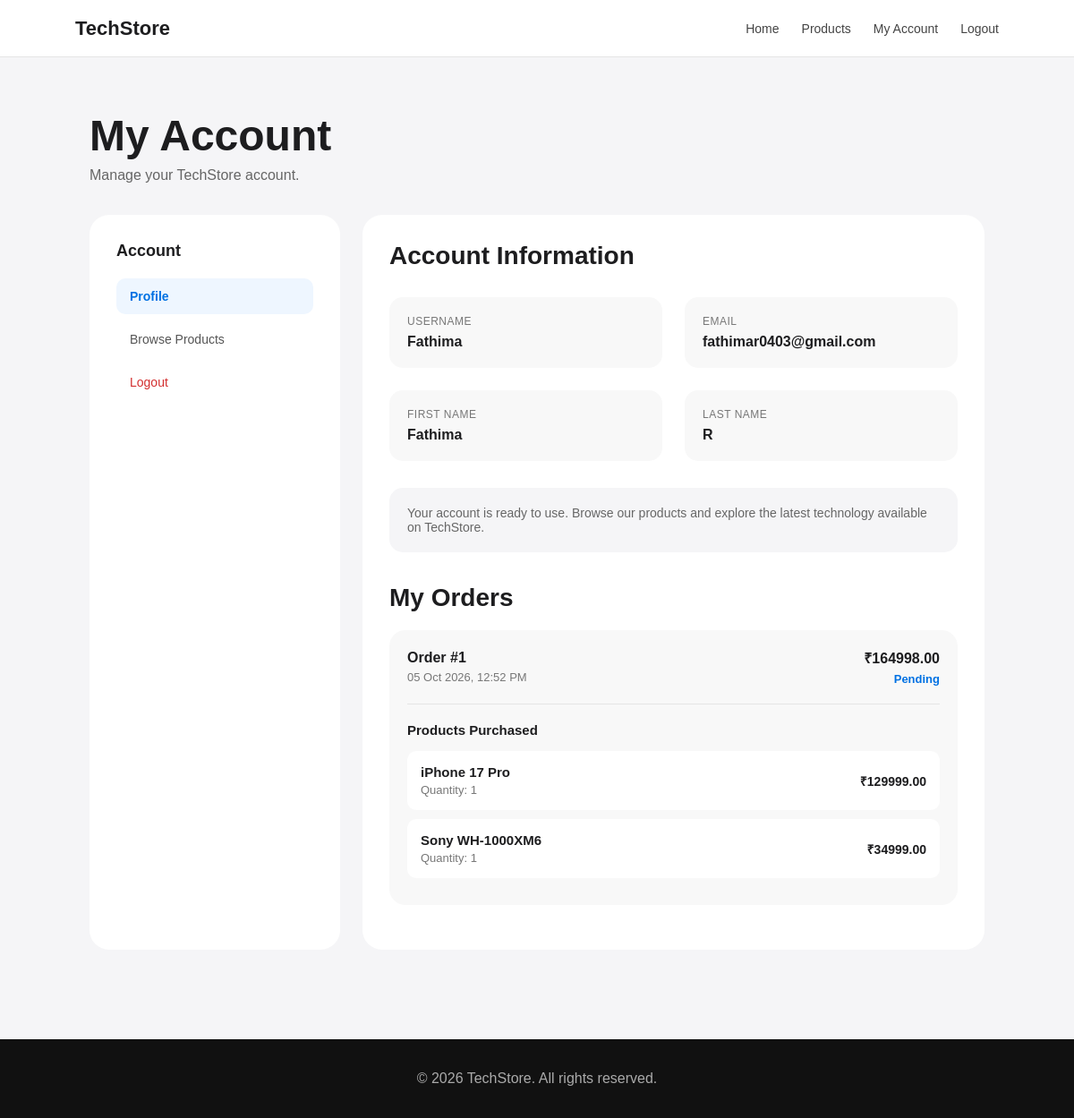
Page /profile/ (signed in) on the committed database.
### store/models.py (models this page shows, shortened)
class Order(models.Model):
    user = models.ForeignKey(User,on_delete=models.CASCADE)
    total_amount = models.DecimalField(max_digits=10,decimal_places=2)
    created_at = models.DateTimeField(auto_now_add=True)
    status = models.CharField(max_length=20,default='Pending')

class OrderItem(models.Model):
    order = models.ForeignKey(Order,on_delete=models.CASCADE,related_name='items')
    product = models.ForeignKey(Product,on_delete=models.CASCADE)
    quantity = models.PositiveIntegerField(default=1)
    price = models.DecimalField(max_digits=10,decimal_places=2)

class Product(models.Model):
    name = models.CharField(max_length=200)
    description = models.TextField()
    price = models.DecimalField(max_digits=10, decimal_places=2)
    image = models.ImageField(upload_to='products/')
    category = models.ForeignKey(Category,on_delete=models.CASCADE,related_name='products' )
    is_active = models.BooleanField(default=True)
    is_featured = models.BooleanField(default=False)
    created_at = models.DateTimeField(auto_now_add=True)

### store/views.py (the view)
# urls.py: path('profile/', views.profile_view, name='profile'),
@login_required
def profile_view(request):
    orders = Order.objects.filter(user=request.user).order_by('-created_at')
    return render(request,'profile.html',{'orders': orders})

### store/templates/profile.html (shortened to what this page needs)
<!DOCTYPE html>
<html>
<head>
</head>
<body>
<header class="navbar">
    <div class="logo">
        TechStore
    </div>
    <nav>
        <a href="{% url 'home' %}">
            Home
        </a>
        <a href="{% url 'products' %}">
            Products
        </a>
        <a href="{% url 'profile' %}">
            My Account
        </a>
        <a href="{% url 'logout' %}">
            Logout
        </a>
    </nav>
</header>
<main class="profile-section">
    <div class="page-title">
        <h1>
            My Account
        </h1>
        <p>
            Manage your TechStore account.
        </p>
    </div>
    <div class="profile-grid">
        <aside class="profile-menu">
            <h3>
                Account
            </h3>
            <a href="{% url 'profile' %}" class="menu-item active">
                Profile
            </a>
            <a href="{% url 'products' %}" class="menu-item">
                Browse Products
            </a>
            <a href="{% url 'logout' %}" class="menu-item logout">
                Logout
            </a>
        </aside>
        <section class="profile-card">
            <h2>
                Account Information
            </h2>
            <div class="profile-info">
                <div class="info-box">
                    <label>
                        Username
                    </label>
                    <p>
                        {{ user.username }}
                    </p>
                </div>
                <div class="info-box">
                    <label>
                        Email
                    </label>
                    <p>
                        {% if user.email %}
                            {{ user.email }}
                        {% else %}
                            Not provided
                        {% endif %}
                    </p>
                </div>
                <div class="info-box">
                    <label>
                        First Name
                    </label>
                    <p>
                        {% if user.first_name %}
                            {{ user.first_name }}
                        {% else %}
                            Not provided
                        {% endif %}
                    </p>
                </div>
                <div class="info-box">
                    <label>
                        Last Name
                    </label>
                    <p>
                        {% if user.last_name %}
                            {{ user.last_name }}
                        {% else %}
                            Not provided
                        {% endif %}
                    </p>
                </div>
            </div>
            <div class="account-message">
                Your account is ready to use.
                Browse our products and explore the latest
                technology available on TechStore.
            </div>
<div class="orders-section">
     <h2> My Orders </h2>
      {% if orders %}
      {% for order in orders %}
      <div class="order-card">
        <div class="order-header">
            <div class="order-info">
                 <h3> Order #{{ forloop.counter }} </h3>
                  <p> {{ order.created_at|date:"d M Y, h:i A" }} </p>
                </div> <div class="order-details">
                     <div class="order-total"> ₹{{ order.total_amount }} </div>
                      <div class="order-status"> {{ order.status }} </div>
                    </div> </div>
                    <div class="order-products">
                        <h4> Products Purchased </h4>
                        {% for item in order.items.all %}
                         <div class="product-row"> <div>
                            <p class="product-name"> {{ item.product.name }} </p>
                             <p class="product-meta"> Quantity: {{ item.quantity }} </p>
                             </div> <div class="product-price"> ₹{{ item.price }} </div>
                             </div> {% empty %} <p class="no-orders"> Product details are not available. </p>
                              {% endfor %}
                            </div>
                            </div> {% endfor %} {% else %}
                            <div class="no-orders"> You haven't placed any orders yet. </div>
                            {% endif %}
                        </div>
        </section>
    </div>
</main>
<footer>
    <p>
        © 2026 TechStore. All rights reserved.
    </p>
</footer>
</body>
</html>

### store/templates/profile.html (style rules this page uses)
* { box-sizing: border-box; margin: 0; padding: 0; }
body { font-family: Arial, Helvetica, sans-serif; background: #f5f5f7; color: #1d1d1f; min-height: 100vh; }
a { text-decoration: none; color: inherit; }
.navbar { height: 64px; padding: 0 7%; display: flex; align-items: center; justify-content: space-between; background: white; border-bottom: 1px solid #e5e5e5; }
.logo { font-size: 22px; font-weight: 700; }
.navbar nav { display: flex; gap: 25px; }
.navbar nav a { font-size: 14px; color: #444; }
.profile-section { width: 86%; max-width: 1000px; margin: 60px auto 100px; }
.page-title { margin-bottom: 35px; }
.page-title h1 { font-size: 48px; margin-bottom: 8px; }
.page-title p { color: #666; }
.profile-grid { display: grid; grid-template-columns: 280px 1fr; gap: 25px; }
.profile-menu, .profile-card { background: white; border-radius: 22px; padding: 30px; }
.profile-menu h3 { font-size: 18px; margin-bottom: 20px; }
.menu-item { display: block; padding: 12px 15px; border-radius: 10px; margin-bottom: 8px; font-size: 14px; color: #555; }
.menu-item.active { background: #eef6ff; color: #0071e3; font-weight: 600; }
.menu-item.logout { color: #d32f2f; }
.profile-card h2 { font-size: 28px; margin-bottom: 30px; }
.profile-info { display: grid; grid-template-columns: 1fr 1fr; gap: 25px; }
.info-box { background: #f8f8f8; padding: 20px; border-radius: 15px; }
.info-box label { display: block; font-size: 12px; color: #777; margin-bottom: 7px; text-transform: uppercase; letter-spacing: 0.5px; }
.info-box p { font-size: 16px; font-weight: 600; }
.account-message { margin-top: 30px; padding: 20px; background: #f5f5f7; border-radius: 15px; color: #666; font-size: 14px; }
.orders-section { margin-top: 35px; }
.orders-section h2 { font-size: 28px; margin-bottom: 20px; }
.order-card { background: #f8f8f8; padding: 20px; border-radius: 18px; margin-bottom: 20px; }
.order-info h3 { font-size: 16px; margin-bottom: 5px; }
.order-info p { color: #777; font-size: 13px; }
.order-details { text-align: right; }
.order-total { font-size: 16px; font-weight: 700; margin-bottom: 5px; }
.order-status { color: #0071e3; font-size: 13px; font-weight: 600; }
.order-header { display: flex; justify-content: space-between; align-items: center; }
.order-products { width: 100%; margin-top: 20px; padding-top: 20px; border-top: 1px solid #e5e5e5; }
.order-products h4 { font-size: 15px; margin-bottom: 15px; }
.product-row { display: flex; justify-content: space-between; align-items: center; background: white; padding: 15px; border-radius: 10px; margin-bottom: 10px; }
.product-name { font-size: 15px; font-weight: 600; margin-bottom: 4px; }
.product-meta { font-size: 13px; color: #777; }
.product-price { font-size: 14px; font-weight: 600; text-align: right; }
footer { background: #111; color: #aaa; text-align: center; padding: 35px; }

### rows in the picture
Order: created_at "05 Oct 2026, 12:52 PM", total_amount "164998.00", status "Pending"
OrderItem: product.name "iPhone 17 Pro", quantity "1", price "129999.00"
OrderItem: product.name "Sony WH-1000XM6", quantity "1", price "34999.00"

### other values in the picture
{{ user.username }} "Fathima"
{{ user.email }} "fathimar0403@gmail.com"
{{ user.first_name }} "Fathima"
{{ user.last_name }} "R"
